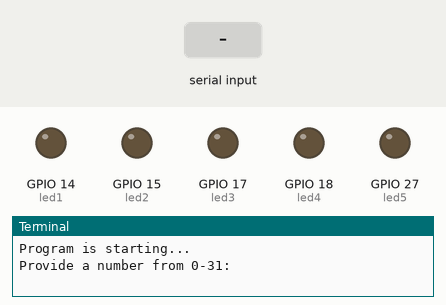
The program below on a simulated Raspberry Pi (BCM pin numbers). Parts: output pins drawn as LEDs (lit = HIGH), the last lines printed to the terminal. The test bench sets the inputs (shaded band).

Above: at 1.2 s.
1.3 s: "5" typed at the terminal, then Enter
At 2.1 s:
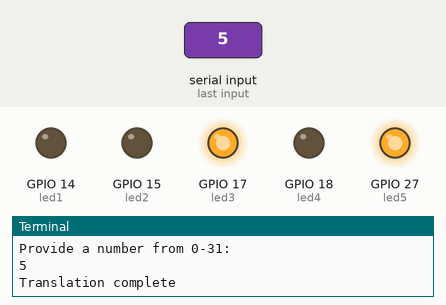
Timing chart, 0 to 7.8 s (numbered marks = the images above; inputs shaded):
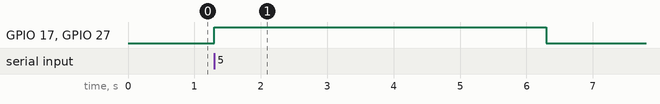

Measured:
- after the input at 1.3 s, GPIO 17 (led3), GPIO 27 (led5): LOW → HIGH at once, → LOW 5.0 s later

The program:

DecimalToBinaryTranslator.py
```python
from gpiozero import LED
from time import sleep

led1 = LED(14)
led2 = LED(15)
led3 = LED(17)
led4 = LED(18)
led5 = LED(27)

ledArray=[led1, led2, led3, led4, led5]

def translate(number):
    binaryArray = list(f'{number:05b}')
    # Turn on corresponding diodes
    for i in range(len(binaryArray)):
        ledArray[i].off() if int(binaryArray[i]) == 0 else ledArray[i].on()

    print("Translation complete")
    sleep(5)

    for led in ledArray:
        led.off()

def loop():
    while True:
        try:
            number = int(input("Provide a number from 0-31: "))
            if number < 0:
                print("Number is negative")
                continue
            elif number > 31:
                print("Number is higher than maximum value")
                continue
            else:
                translate(number)
                continue
        except ValueError:
            print("Nan")

def dispose():
    for led in ledArray:
        led.close()

if __name__ == '__main__':
    print ('Program is starting...')
    try:
        loop()
    except KeyboardInterrupt:
        dispose()
        print("Ending program")
```
